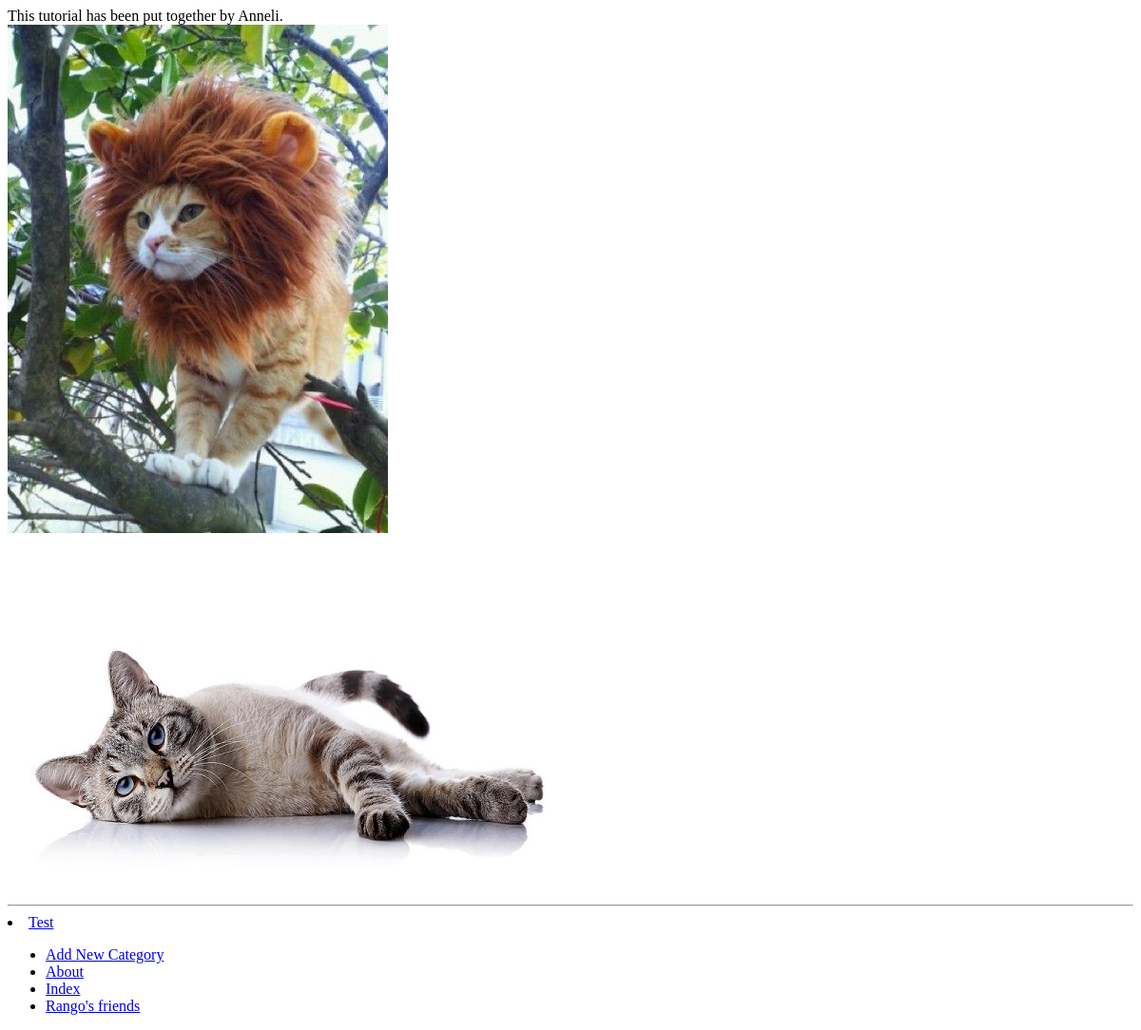
/about/, run on an earlier commit of the app's database.
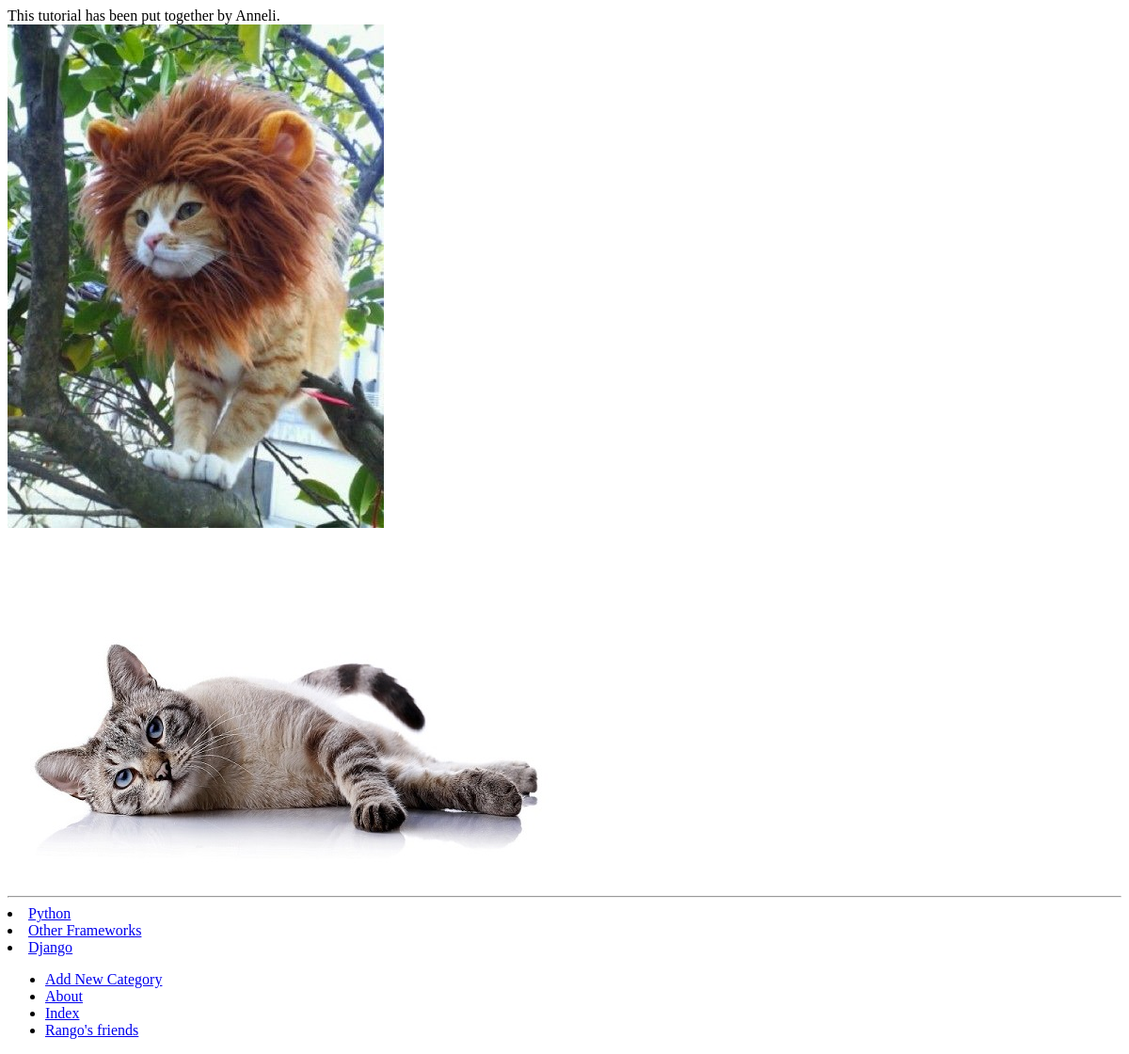
And on a later commit of the database.
### rango/models.py (models this page shows, shortened)
class Category(models.Model):
    max_length = 128
    name = models.CharField(max_length=max_length, unique=True)
    views = models.IntegerField(default=0)
    likes = models.IntegerField(default=0)
    slug = models.SlugField(unique=True)
    class Meta:
        verbose_name_plural = 'categories'

### rango/views.py (the view)
# urls.py: url(r'^about/', views.about, name='about'),
def about(request):
    return render(request, 'rango/about.html', {})

### rango/templatetags/rango_template_tags.py (called while the page is built)
@register.inclusion_tag('rango/cats.html')
def get_category_list(cat=None):
    return {'cats': Category.objects.all(),
        'act_cat': cat}

### templates/rango/about.html (shortened to what this page needs)
{% extends 'rango/base.html' %}
{% load staticfiles %}
{% block body_block %}
    <div>
    This tutorial has been put together by Anneli.
    </div>
    <div>
    <img src="{% static "images/rango.jpg" %}" alt="rango" />
    </div>
    <div>
    <img src="{{MEDIA_URL}}cat.jpg" alt='cat'>
    </div>
{% endblock %}

### templates/rango/cats.html
{% if cats %}
    {% for c in cats %}
        {% if c == act_cat %}
            <li>
            <strong>
                <a href="{% url 'show_category' c.slug %}">{{ c.name }}</a>
            </strong>
            </li>
        {% else %}
            <li>
                <a href="{% url 'show_category' c.slug %}">{{ c.name }}</a>
            </li>
        {% endif %}
    {% endfor %}
{% else %}
    <li> <strong>There are no categories present.</strong></li>
{% endif %}

What changed in the data, as far as the page shows it:
removed Category: name "Test"
added Category: name "Python"
added Category: name "Other Frameworks"
added Category: name "Django"
